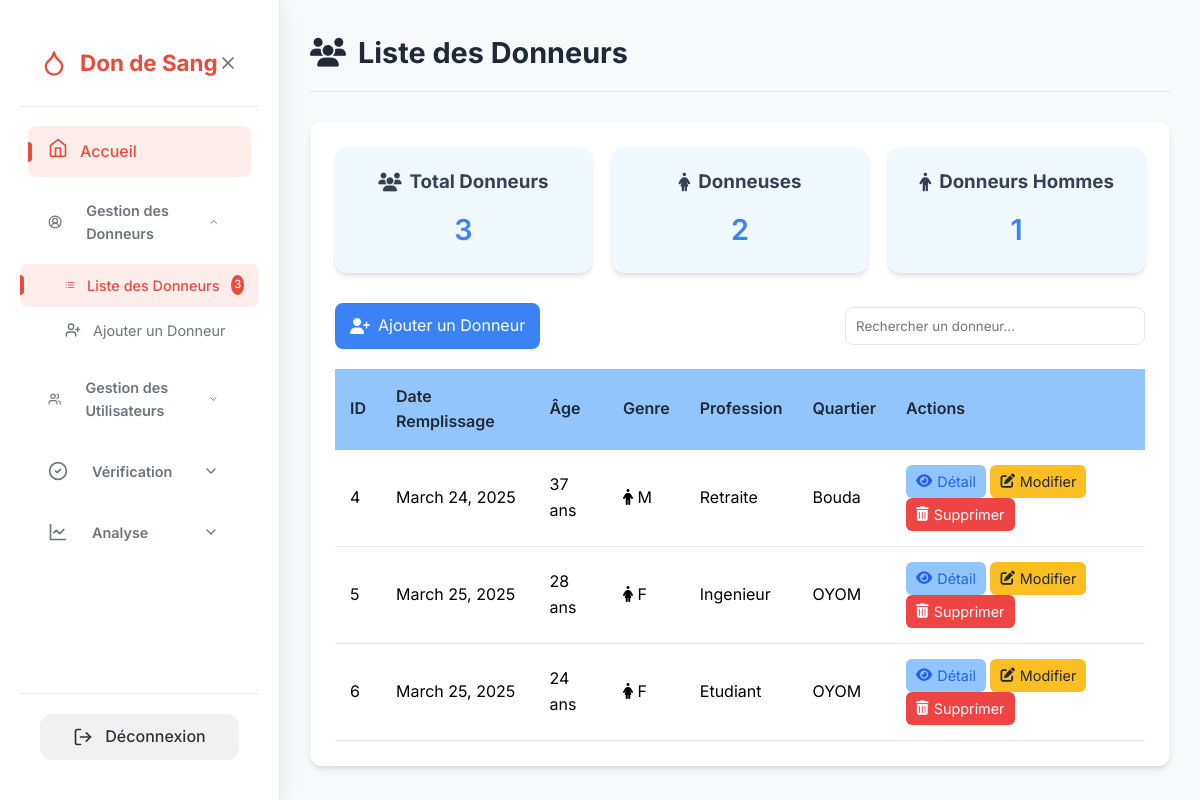
/liste-donneurs/ (signed in), run on the app's committed database.
### Don/models.py (models this page shows, shortened)
class Donneur(models.Model):
    id = models.AutoField(primary_key=True)
    date_remplissage = models.DateField(default=timezone.now)
    date_naissance = models.DateField()
    niveau_etude = models.CharField(max_length=50)
    genre = models.CharField(max_length=10, choices=[
        ('M', 'Masculin'),
        ('F', 'Féminin'),
        ('Autre', 'Autre'),
    ])
    situation_matrimoniale = models.CharField(max_length=20)
    profession = models.CharField(max_length=50)
    arrondissement_residence = models.CharField(max_length=50)
    quartier_residence = models.CharField(max_length=50)
    age = models.IntegerField(editable=False)
    poids = models.FloatField(null=True, blank=True)
    est_eligible = models.BooleanField(default=False)
    utilisateur = models.ForeignKey(User, on_delete=models.SET_NULL, null=True, blank=True)  # Lien avec l'utilisateur

### Don/views.py (the view)
# urls.py: path('liste-donneurs/', views.liste_donneurs, name='liste_donneurs'),
@login_required
def liste_donneurs(request):
    donneurs = Donneur.objects.all()
    total_donneurs = donneurs.count()
    donneurs_femmes = donneurs.filter(genre='F').count()
    donneurs_hommes = donneurs.filter(genre='M').count()
    return render(request, 'liste_donneurs.html', {
        'donneurs': donneurs,
        'total_donneurs': total_donneurs,
        'donneurs_femmes': donneurs_femmes,
        'donneurs_hommes': donneurs_hommes
    })

### Don/templates/liste_donneurs.html (shortened to what this page needs)
{% load static %}
<!DOCTYPE html>
<html lang="fr">
<head>
    <link rel="stylesheet" href="https://cdnjs.cloudflare.com/ajax/libs/font-awesome/6.4.0/css/all.min.css">
</head>
<body>
    {% include 'sidebar.html' %}
    <div class="main-content" id="mainContent">
        <div class="page-header">
            <div>
                <h1><i class="fas fa-users"></i> Liste des Donneurs</h1>
            </div>
        </div>
        <div class="container">
            {% if donneurs %}
                <div class="stats-cards">
                    <div class="card">
                        <h3><i class="fas fa-users"></i> Total Donneurs</h3>
                        <p>{{ total_donneurs }}</p>
                    </div>
                    <div class="card">
                        <h3><i class="fas fa-female"></i> Donneuses</h3>
                        <p>{{ donneurs_femmes }}</p>
                    </div>
                    <div class="card">
                        <h3><i class="fas fa-male"></i> Donneurs Hommes</h3>
                        <p>{{ donneurs_hommes }}</p>
                    </div>
                </div>
                <div class="table-header">
                    <a href="{% url 'ajout_donneur' %}" class="btn">
                        <i class="fas fa-user-plus"></i> Ajouter un Donneur
                    </a>
                    <input type="text" id="donor-search" placeholder="Rechercher un donneur...">
                </div>
                <div class="table-container">
                    <table class="donneur-table">
                        <thead>
                            <tr>
                                <th>ID</th>
                                <th>Date Remplissage</th>
                                <th>Âge</th>
                                <th>Genre</th>
                                <th>Profession</th>
                                <th>Quartier</th>
                                <th>Actions</th>
                            </tr>
                        </thead>
                        <tbody>
                            {% for donneur in donneurs %}
                                <tr>
                                    <td>{{ donneur.id }}</td>
                                    <td>{{ donneur.date_remplissage }}</td>
                                    <td>{{ donneur.age }} ans</td>
                                    <td>
                                        {% if donneur.genre == 'M' %}
                                            <i class="fas fa-male text-primary"></i>
                                        {% elif donneur.genre == 'F' %}
                                            <i class="fas fa-female text-danger"></i>
                                        {% else %}
                                            <i class="fas fa-genderless"></i>
                                        {% endif %}
                                        {{ donneur.genre }}
                                    </td>
                                    <td>{{ donneur.profession }}</td>
                                    <td>{{ donneur.quartier_residence }}</td>
                                    <td>
                                        <a href="{% url 'detail_donneur' donneur.id %}" class="btn-action btn-detail">
                                            <i class="fas fa-eye"></i> Détail
                                        </a>
                                        <a href="{% url 'modifier_donneur' donneur.id %}" class="btn-action btn-edit">
                                            <i class="fas fa-edit"></i> Modifier
                                        </a>
                                        <a href="#" class="btn-action btn-delete" data-id="{{ donneur.id }}">
                                            <i class="fas fa-trash-alt"></i> Supprimer
                                        </a>
                                    </td>
                                </tr>
                            {% endfor %}
                        </tbody>
                    </table>
                </div>
            {% else %}
                <div class="message-box">
                    <p>Aucun donneur enregistré pour le moment.</p>
                </div>
            {% endif %}
        </div>
    </div>
</body>
</html>

### Don/templates/liste_donneurs.html (style rules this page uses)
:root { --primary: #3b82f6; --primary-light: #93c5fd; --primary-dark: #2563eb; --background: #f0f9ff; --text-dark: #1f2937; --text-light: #374151; --card-bg: #ffffff; --border-color: #e5e7eb; --sidebar-bg: #f3f4f6; --sidebar-text: #1f2937; --transition: all 0.3s ease-in-out; --box-shadow: 0 4px 6px -1px rgba(0, 0, 0, 0.1), 0 2px 4px -1px rgba(0, 0, 0, 0.06); }
* { margin: 0; padding: 0; box-sizing: border-box; font-family: 'Inter', sans-serif; }
body { background-color: var(--background); color: var(--text-dark); line-height: 1.6; overflow-x: hidden; }
.main-content { margin-left: 0; padding: 30px; width: 100%; transition: var(--transition); }
.main-content.active { margin-left: 280px; width: calc(100% - 280px); }
.page-header { display: flex; justify-content: space-between; align-items: center; margin-bottom: 30px; padding-bottom: 15px; border-bottom: 1px solid var(--border-color); }
.page-header h1 { font-size: 1.8rem; color: var(--text-dark); display: flex; align-items: center; gap: 12px; }
.container { background-color: var(--card-bg); border-radius: 12px; padding: 25px; box-shadow: var(--box-shadow); }
.stats-cards { display: flex; gap: 20px; margin-bottom: 30px; }
.card { flex: 1; background-color: var(--background); border-radius: 12px; padding: 20px; text-align: center; box-shadow: var(--box-shadow); transition: var(--transition); }
.card h3 { color: var(--text-light); margin-bottom: 10px; display: flex; align-items: center; justify-content: center; gap: 8px; }
.card p { font-size: 1.8rem; font-weight: 600; color: var(--primary); }
.table-header { display: flex; justify-content: space-between; align-items: center; margin-bottom: 20px; }
.btn { background-color: var(--primary); color: white; border: none; padding: 10px 15px; border-radius: 8px; display: inline-flex; align-items: center; gap: 8px; text-decoration: none; transition: var(--transition); }
#donor-search { padding: 10px; width: 100%; max-width: 300px; border: 1px solid var(--border-color); border-radius: 8px; transition: var(--transition); }
.donneur-table { color: black; width: 100%; border-collapse: separate; border-spacing: 0; }
.donneur-table thead { background-color: var(--primary-light); }
.donneur-table th { padding: 15px; text-align: left; color: var(--text-dark); font-weight: 600; }
.donneur-table td { padding: 15px; border-bottom: 1px solid var(--border-color); }
.btn-action { display: inline-flex; align-items: center; gap: 5px; padding: 5px 10px; border-radius: 6px; text-decoration: none; font-size: 0.9rem; transition: var(--transition); }
.btn-detail { background-color: var(--primary-light); color: var(--primary-dark); }
.btn-edit { background-color: #fbbf24; color: var(--text-dark); }
.btn-delete { background-color: #ef4444; color: white; }

### Don/templates/sidebar.html (style rules this page uses)
:root { --color-primary: #e74c3c; --color-primary-dark: #c0392b; --color-secondary: #3498db; --color-secondary-dark: #2980b9; --color-background: #f8f9fa; --color-sidebar-bg: #ffffff; --color-text: #2d3436; --color-text-light: #6c757d; --color-text-sidebar: #2d3436; --color-hover: #f1f1f1; --color-active: #e74c3c; --color-active-bg: rgba(231, 76, 60, 0.1); --color-border: #e9ecef; --shadow: 0 4px 20px rgba(0, 0, 0, 0.08); --shadow-hover: 0 8px 25px rgba(0, 0, 0, 0.12); --transition: all 0.3s cubic-bezier(0.25, 0.8, 0.25, 1); --border-radius: 12px; --sidebar-width: 280px; --sidebar-collapsed-width: 80px; }
* { margin: 0; padding: 0; box-sizing: border-box; }
body { font-family: 'Poppins', sans-serif; background-color: var(--color-background); color: var(--color-text); line-height: 1.6; overflow-x: hidden; }

### data on the page
Donneur: id "4", date_remplissage "March 24, 2025", age "37", genre "M", profession "Retraite", quartier_residence "Bouda"
Donneur: id "5", date_remplissage "March 25, 2025", age "28", genre "F", profession "Ingenieur", quartier_residence "OYOM"
Donneur: id "6", date_remplissage "March 25, 2025", age "24", genre "F", profession "Etudiant", quartier_residence "OYOM"

### other printed values
{{ total_donneurs }} "3"
{{ donneurs_femmes }} "2"
{{ donneurs_hommes }} "1"
